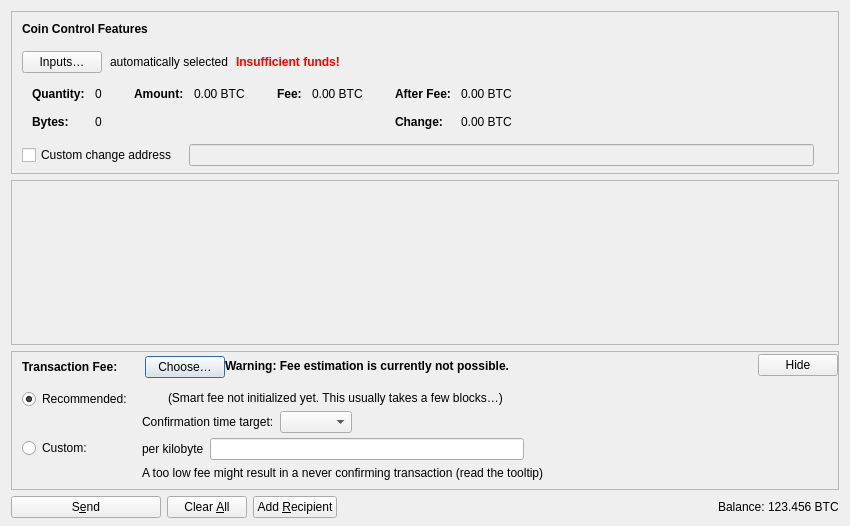
<?xml version="1.0" encoding="UTF-8"?>
<ui version="4.0">
 <class>SendCoinsDialog</class>
 <widget class="QDialog" name="SendCoinsDialog">
  <property name="geometry">
   <rect>
    <x>0</x>
    <y>0</y>
    <width>850</width>
    <height>526</height>
   </rect>
  </property>
  <property name="windowTitle">
   <string>Send Coins</string>
  </property>
  <layout class="QVBoxLayout" name="verticalLayout" stretch="0,1,0,0">
   <property name="bottomMargin">
    <number>8</number>
   </property>
   <item>
    <widget class="QFrame" name="frameCoinControl">
     <property name="sizePolicy">
      <sizepolicy hsizetype="Expanding" vsizetype="Expanding">
       <horstretch>0</horstretch>
       <verstretch>0</verstretch>
      </sizepolicy>
     </property>
     <property name="maximumSize">
      <size>
       <width>16777215</width>
       <height>16777215</height>
      </size>
     </property>
     <property name="frameShape">
      <enum>QFrame::StyledPanel</enum>
     </property>
     <property name="frameShadow">
      <enum>QFrame::Sunken</enum>
     </property>
     <layout class="QVBoxLayout" name="verticalLayoutCoinControl2">
      <property name="spacing">
       <number>0</number>
      </property>
      <property name="leftMargin">
       <number>0</number>
      </property>
      <property name="topMargin">
       <number>0</number>
      </property>
      <property name="rightMargin">
       <number>0</number>
      </property>
      <property name="bottomMargin">
       <number>6</number>
      </property>
      <item>
       <layout class="QVBoxLayout" name="verticalLayoutCoinControl" stretch="0,0,0,0,1">
        <property name="spacing">
         <number>0</number>
        </property>
        <property name="leftMargin">
         <number>10</number>
        </property>
        <property name="topMargin">
         <number>10</number>
        </property>
        <item>
         <layout class="QHBoxLayout" name="horizontalLayoutCoinControl1">
          <property name="bottomMargin">
           <number>15</number>
          </property>
          <item>
           <widget class="QLabel" name="labelCoinControlFeatures">
            <property name="sizePolicy">
             <sizepolicy hsizetype="Preferred" vsizetype="Maximum">
              <horstretch>0</horstretch>
              <verstretch>0</verstretch>
             </sizepolicy>
            </property>
            <property name="font">
             <font>
              <weight>75</weight>
              <bold>true</bold>
             </font>
            </property>
            <property name="styleSheet">
             <string notr="true">font-weight:bold;</string>
            </property>
            <property name="text">
             <string>Coin Control Features</string>
            </property>
           </widget>
          </item>
         </layout>
        </item>
        <item>
         <layout class="QHBoxLayout" name="horizontalLayoutCoinControl2" stretch="0,0,0,0">
          <property name="spacing">
           <number>8</number>
          </property>
          <property name="bottomMargin">
           <number>10</number>
          </property>
          <item>
           <widget class="QPushButton" name="pushButtonCoinControl">
            <property name="styleSheet">
             <string notr="true"/>
            </property>
            <property name="text">
             <string>Inputs…</string>
            </property>
            <property name="autoDefault">
             <bool>false</bool>
            </property>
           </widget>
          </item>
          <item>
           <widget class="QLabel" name="labelCoinControlAutomaticallySelected">
            <property name="text">
             <string>automatically selected</string>
            </property>
            <property name="margin">
             <number>5</number>
            </property>
           </widget>
          </item>
          <item>
           <widget class="QLabel" name="labelCoinControlInsuffFunds">
            <property name="font">
             <font>
              <weight>75</weight>
              <bold>true</bold>
             </font>
            </property>
            <property name="styleSheet">
             <string notr="true">color:red;font-weight:bold;</string>
            </property>
            <property name="text">
             <string>Insufficient funds!</string>
            </property>
            <property name="margin">
             <number>5</number>
            </property>
           </widget>
          </item>
          <item>
           <spacer name="horizontalSpacerCoinControl">
            <property name="orientation">
             <enum>Qt::Horizontal</enum>
            </property>
            <property name="sizeHint" stdset="0">
             <size>
              <width>40</width>
              <height>1</height>
             </size>
            </property>
           </spacer>
          </item>
         </layout>
        </item>
        <item>
         <widget class="QWidget" name="widgetCoinControl" native="true">
          <property name="sizePolicy">
           <sizepolicy hsizetype="Preferred" vsizetype="Preferred">
            <horstretch>0</horstretch>
            <verstretch>0</verstretch>
           </sizepolicy>
          </property>
          <property name="minimumSize">
           <size>
            <width>0</width>
            <height>0</height>
           </size>
          </property>
          <property name="styleSheet">
           <string notr="true"/>
          </property>
          <layout class="QHBoxLayout" name="horizontalLayoutCoinControl5">
           <property name="leftMargin">
            <number>0</number>
           </property>
           <property name="topMargin">
            <number>0</number>
           </property>
           <property name="rightMargin">
            <number>0</number>
           </property>
           <property name="bottomMargin">
            <number>0</number>
           </property>
           <item>
            <layout class="QHBoxLayout" name="horizontalLayoutCoinControl3" stretch="0,0,0,1">
             <property name="spacing">
              <number>20</number>
             </property>
             <property name="topMargin">
              <number>0</number>
             </property>
             <property name="bottomMargin">
              <number>10</number>
             </property>
             <item>
              <layout class="QFormLayout" name="formLayoutCoinControl1">
               <property name="labelAlignment">
                <set>Qt::AlignLeft|Qt::AlignVCenter</set>
               </property>
               <property name="horizontalSpacing">
                <number>10</number>
               </property>
               <property name="verticalSpacing">
                <number>14</number>
               </property>
               <property name="leftMargin">
                <number>10</number>
               </property>
               <property name="topMargin">
                <number>4</number>
               </property>
               <property name="rightMargin">
                <number>6</number>
               </property>
               <item row="0" column="0">
                <widget class="QLabel" name="labelCoinControlQuantityText">
                 <property name="font">
                  <font>
                   <weight>75</weight>
                   <bold>true</bold>
                  </font>
                 </property>
                 <property name="text">
                  <string>Quantity:</string>
                 </property>
                 <property name="margin">
                  <number>0</number>
                 </property>
                </widget>
               </item>
               <item row="0" column="1">
                <widget class="QLabel" name="labelCoinControlQuantity">
                 <property name="cursor">
                  <cursorShape>IBeamCursor</cursorShape>
                 </property>
                 <property name="contextMenuPolicy">
                  <enum>Qt::ActionsContextMenu</enum>
                 </property>
                 <property name="text">
                  <string notr="true">0</string>
                 </property>
                 <property name="margin">
                  <number>0</number>
                 </property>
                 <property name="textInteractionFlags">
                  <set>Qt::LinksAccessibleByMouse|Qt::TextSelectableByKeyboard|Qt::TextSelectableByMouse</set>
                 </property>
                </widget>
               </item>
               <item row="1" column="0">
                <widget class="QLabel" name="labelCoinControlBytesText">
                 <property name="font">
                  <font>
                   <weight>75</weight>
                   <bold>true</bold>
                  </font>
                 </property>
                 <property name="text">
                  <string>Bytes:</string>
                 </property>
                </widget>
               </item>
               <item row="1" column="1">
                <widget class="QLabel" name="labelCoinControlBytes">
                 <property name="cursor">
                  <cursorShape>IBeamCursor</cursorShape>
                 </property>
                 <property name="contextMenuPolicy">
                  <enum>Qt::ActionsContextMenu</enum>
                 </property>
                 <property name="text">
                  <string notr="true">0</string>
                 </property>
                 <property name="textInteractionFlags">
                  <set>Qt::LinksAccessibleByMouse|Qt::TextSelectableByKeyboard|Qt::TextSelectableByMouse</set>
                 </property>
                </widget>
               </item>
              </layout>
             </item>
             <item>
              <layout class="QFormLayout" name="formLayoutCoinControl2">
               <property name="horizontalSpacing">
                <number>10</number>
               </property>
               <property name="verticalSpacing">
                <number>14</number>
               </property>
               <property name="leftMargin">
                <number>6</number>
               </property>
               <property name="topMargin">
                <number>4</number>
               </property>
               <property name="rightMargin">
                <number>6</number>
               </property>
               <item row="0" column="0">
                <widget class="QLabel" name="labelCoinControlAmountText">
                 <property name="font">
                  <font>
                   <weight>75</weight>
                   <bold>true</bold>
                  </font>
                 </property>
                 <property name="text">
                  <string>Amount:</string>
                 </property>
                 <property name="margin">
                  <number>0</number>
                 </property>
                </widget>
               </item>
               <item row="0" column="1">
                <widget class="QLabel" name="labelCoinControlAmount">
                 <property name="cursor">
                  <cursorShape>IBeamCursor</cursorShape>
                 </property>
                 <property name="contextMenuPolicy">
                  <enum>Qt::ActionsContextMenu</enum>
                 </property>
                 <property name="text">
                  <string notr="true">0.00 BTC</string>
                 </property>
                 <property name="textInteractionFlags">
                  <set>Qt::LinksAccessibleByMouse|Qt::TextSelectableByKeyboard|Qt::TextSelectableByMouse</set>
                 </property>
                </widget>
               </item>
              </layout>
             </item>
             <item>
              <layout class="QFormLayout" name="formLayoutCoinControl3">
               <property name="horizontalSpacing">
                <number>10</number>
               </property>
               <property name="verticalSpacing">
                <number>14</number>
               </property>
               <property name="leftMargin">
                <number>6</number>
               </property>
               <property name="topMargin">
                <number>4</number>
               </property>
               <property name="rightMargin">
                <number>6</number>
               </property>
               <item row="0" column="0">
                <widget class="QLabel" name="labelCoinControlFeeText">
                 <property name="font">
                  <font>
                   <weight>75</weight>
                   <bold>true</bold>
                  </font>
                 </property>
                 <property name="text">
                  <string>Fee:</string>
                 </property>
                 <property name="margin">
                  <number>0</number>
                 </property>
                </widget>
               </item>
               <item row="0" column="1">
                <widget class="QLabel" name="labelCoinControlFee">
                 <property name="cursor">
                  <cursorShape>IBeamCursor</cursorShape>
                 </property>
                 <property name="contextMenuPolicy">
                  <enum>Qt::ActionsContextMenu</enum>
                 </property>
                 <property name="text">
                  <string notr="true">0.00 BTC</string>
                 </property>
                 <property name="textInteractionFlags">
                  <set>Qt::LinksAccessibleByMouse|Qt::TextSelectableByKeyboard|Qt::TextSelectableByMouse</set>
                 </property>
                </widget>
               </item>
              </layout>
             </item>
             <item>
              <layout class="QFormLayout" name="formLayoutCoinControl4">
               <property name="labelAlignment">
                <set>Qt::AlignLeft|Qt::AlignVCenter</set>
               </property>
               <property name="horizontalSpacing">
                <number>10</number>
               </property>
               <property name="verticalSpacing">
                <number>14</number>
               </property>
               <property name="leftMargin">
                <number>6</number>
               </property>
               <property name="topMargin">
                <number>4</number>
               </property>
               <property name="rightMargin">
                <number>6</number>
               </property>
               <item row="0" column="0">
                <widget class="QLabel" name="labelCoinControlAfterFeeText">
                 <property name="font">
                  <font>
                   <weight>75</weight>
                   <bold>true</bold>
                  </font>
                 </property>
                 <property name="text">
                  <string>After Fee:</string>
                 </property>
                 <property name="margin">
                  <number>0</number>
                 </property>
                </widget>
               </item>
               <item row="0" column="1">
                <widget class="QLabel" name="labelCoinControlAfterFee">
                 <property name="cursor">
                  <cursorShape>IBeamCursor</cursorShape>
                 </property>
                 <property name="contextMenuPolicy">
                  <enum>Qt::ActionsContextMenu</enum>
                 </property>
                 <property name="text">
                  <string notr="true">0.00 BTC</string>
                 </property>
                 <property name="textInteractionFlags">
                  <set>Qt::LinksAccessibleByMouse|Qt::TextSelectableByKeyboard|Qt::TextSelectableByMouse</set>
                 </property>
                </widget>
               </item>
               <item row="1" column="0">
                <widget class="QLabel" name="labelCoinControlChangeText">
                 <property name="font">
                  <font>
                   <weight>75</weight>
                   <bold>true</bold>
                  </font>
                 </property>
                 <property name="text">
                  <string>Change:</string>
                 </property>
                </widget>
               </item>
               <item row="1" column="1">
                <widget class="QLabel" name="labelCoinControlChange">
                 <property name="cursor">
                  <cursorShape>IBeamCursor</cursorShape>
                 </property>
                 <property name="contextMenuPolicy">
                  <enum>Qt::ActionsContextMenu</enum>
                 </property>
                 <property name="text">
                  <string notr="true">0.00 BTC</string>
                 </property>
                 <property name="textInteractionFlags">
                  <set>Qt::LinksAccessibleByMouse|Qt::TextSelectableByKeyboard|Qt::TextSelectableByMouse</set>
                 </property>
                </widget>
               </item>
              </layout>
             </item>
            </layout>
           </item>
          </layout>
         </widget>
        </item>
        <item>
         <layout class="QHBoxLayout" name="horizontalLayoutCoinControl4" stretch="0,0,0">
          <property name="spacing">
           <number>12</number>
          </property>
          <property name="sizeConstraint">
           <enum>QLayout::SetDefaultConstraint</enum>
          </property>
          <property name="topMargin">
           <number>5</number>
          </property>
          <property name="rightMargin">
           <number>5</number>
          </property>
          <item>
           <widget class="QCheckBox" name="checkBoxCoinControlChange">
            <property name="toolTip">
             <string>If this is activated, but the change address is empty or invalid, change will be sent to a newly generated address.</string>
            </property>
            <property name="text">
             <string>Custom change address</string>
            </property>
           </widget>
          </item>
          <item>
           <widget class="QValidatedLineEdit" name="lineEditCoinControlChange">
            <property name="enabled">
             <bool>false</bool>
            </property>
            <property name="sizePolicy">
             <sizepolicy hsizetype="Expanding" vsizetype="Fixed">
              <horstretch>0</horstretch>
              <verstretch>0</verstretch>
             </sizepolicy>
            </property>
           </widget>
          </item>
          <item>
           <widget class="QLabel" name="labelCoinControlChangeLabel">
            <property name="sizePolicy">
             <sizepolicy hsizetype="Preferred" vsizetype="Expanding">
              <horstretch>0</horstretch>
              <verstretch>0</verstretch>
             </sizepolicy>
            </property>
            <property name="minimumSize">
             <size>
              <width>0</width>
              <height>0</height>
             </size>
            </property>
            <property name="text">
             <string/>
            </property>
            <property name="margin">
             <number>3</number>
            </property>
           </widget>
          </item>
         </layout>
        </item>
        <item>
         <spacer name="verticalSpacerCoinControl">
          <property name="orientation">
           <enum>Qt::Vertical</enum>
          </property>
          <property name="sizeHint" stdset="0">
           <size>
            <width>800</width>
            <height>1</height>
           </size>
          </property>
         </spacer>
        </item>
       </layout>
      </item>
     </layout>
    </widget>
   </item>
   <item>
    <widget class="QScrollArea" name="scrollArea">
     <property name="widgetResizable">
      <bool>true</bool>
     </property>
     <widget class="QWidget" name="scrollAreaWidgetContents">
      <property name="geometry">
       <rect>
        <x>0</x>
        <y>0</y>
        <width>830</width>
        <height>104</height>
       </rect>
      </property>
      <layout class="QVBoxLayout" name="verticalLayout_2" stretch="0,1">
       <property name="leftMargin">
        <number>0</number>
       </property>
       <property name="topMargin">
        <number>0</number>
       </property>
       <property name="rightMargin">
        <number>0</number>
       </property>
       <property name="bottomMargin">
        <number>0</number>
       </property>
       <item>
        <layout class="QVBoxLayout" name="entries">
         <property name="spacing">
          <number>6</number>
         </property>
        </layout>
       </item>
       <item>
        <spacer name="verticalSpacer">
         <property name="orientation">
          <enum>Qt::Vertical</enum>
         </property>
         <property name="sizeHint" stdset="0">
          <size>
           <width>20</width>
           <height>40</height>
          </size>
         </property>
        </spacer>
       </item>
      </layout>
     </widget>
    </widget>
   </item>
   <item>
    <widget class="QFrame" name="frameFee">
     <property name="sizePolicy">
      <sizepolicy hsizetype="Expanding" vsizetype="Expanding">
       <horstretch>0</horstretch>
       <verstretch>0</verstretch>
      </sizepolicy>
     </property>
     <property name="maximumSize">
      <size>
       <width>16777215</width>
       <height>16777215</height>
      </size>
     </property>
     <property name="frameShape">
      <enum>QFrame::StyledPanel</enum>
     </property>
     <property name="frameShadow">
      <enum>QFrame::Sunken</enum>
     </property>
     <layout class="QVBoxLayout" name="verticalLayoutFee1">
      <property name="spacing">
       <number>0</number>
      </property>
      <property name="leftMargin">
       <number>0</number>
      </property>
      <property name="topMargin">
       <number>0</number>
      </property>
      <property name="rightMargin">
       <number>0</number>
      </property>
      <property name="bottomMargin">
       <number>0</number>
      </property>
      <item>
       <layout class="QVBoxLayout" name="verticalLayoutFee2" stretch="0,0,0">
        <property name="spacing">
         <number>0</number>
        </property>
        <property name="leftMargin">
         <number>10</number>
        </property>
        <property name="topMargin">
         <number>0</number>
        </property>
        <item>
         <layout class="QHBoxLayout" name="horizontalLayoutFee1">
          <property name="bottomMargin">
           <number>0</number>
          </property>
          <item>
           <layout class="QVBoxLayout" name="verticalLayoutFee7">
            <property name="spacing">
             <number>0</number>
            </property>
            <item>
             <spacer name="verticalSpacerSmartFee">
              <property name="orientation">
               <enum>Qt::Vertical</enum>
              </property>
              <property name="sizeType">
               <enum>QSizePolicy::Fixed</enum>
              </property>
              <property name="sizeHint" stdset="0">
               <size>
                <width>1</width>
                <height>4</height>
               </size>
              </property>
             </spacer>
            </item>
            <item>
             <layout class="QHBoxLayout" name="horizontalLayoutSmartFee">
              <property name="spacing">
               <number>10</number>
              </property>
              <item>
               <widget class="QLabel" name="labelFeeHeadline">
                <property name="sizePolicy">
                 <sizepolicy hsizetype="Preferred" vsizetype="Maximum">
                  <horstretch>0</horstretch>
                  <verstretch>0</verstretch>
                 </sizepolicy>
                </property>
                <property name="font">
                 <font>
                  <weight>75</weight>
                  <bold>true</bold>
                 </font>
                </property>
                <property name="styleSheet">
                 <string notr="true">font-weight:bold;</string>
                </property>
                <property name="text">
                 <string>Transaction Fee:</string>
                </property>
               </widget>
              </item>
              <item>
               <widget class="QLabel" name="labelFeeMinimized">
                <property name="text">
                 <string/>
                </property>
               </widget>
              </item>
              <item>
               <widget class="QPushButton" name="buttonChooseFee">
                <property name="text">
                 <string>Choose…</string>
                </property>
               </widget>
              </item>
             </layout>
            </item>
            <item>
             <spacer name="verticalSpacer_5">
              <property name="orientation">
               <enum>Qt::Vertical</enum>
              </property>
              <property name="sizeHint" stdset="0">
               <size>
                <width>1</width>
                <height>1</height>
               </size>
              </property>
             </spacer>
            </item>
           </layout>
          </item>
          <item>
           <widget class="QLabel" name="fallbackFeeWarningLabel">
            <property name="toolTip">
             <string>Using the fallbackfee can result in sending a transaction that will take several hours or days (or never) to confirm. Consider choosing your fee manually or wait until you have validated the complete chain.</string>
            </property>
            <property name="font">
            <font>
                <weight>75</weight>
                <bold>true</bold>
            </font>
            </property>
            <property name="text">
             <string>Warning: Fee estimation is currently not possible.</string>
            </property>
            <property name="wordWrap">
             <bool>false</bool>
            </property>
           </widget>
          </item>
          <item>
           <spacer name="horizontalSpacer_4">
            <property name="orientation">
             <enum>Qt::Horizontal</enum>
            </property>
            <property name="sizeType">
             <enum>QSizePolicy::MinimumExpanding</enum>
            </property>
            <property name="sizeHint" stdset="0">
             <size>
              <width>40</width>
              <height>20</height>
             </size>
            </property>
           </spacer>
          </item>
          <item>
           <widget class="QPushButton" name="buttonMinimizeFee">
            <property name="toolTip">
             <string>Hide transaction fee settings</string>
            </property>
            <property name="text">
             <string>Hide</string>
            </property>
           </widget>
          </item>
         </layout>
        </item>
        <item>
         <widget class="QFrame" name="frameFeeSelection">
          <layout class="QVBoxLayout" name="verticalLayoutFee12">
           <property name="spacing">
            <number>0</number>
           </property>
           <property name="leftMargin">
            <number>0</number>
           </property>
           <property name="topMargin">
            <number>0</number>
           </property>
           <property name="rightMargin">
            <number>0</number>
           </property>
           <property name="bottomMargin">
            <number>0</number>
           </property>
           <item>
            <layout class="QGridLayout" name="gridLayoutFee">
             <property name="topMargin">
              <number>10</number>
             </property>
             <property name="bottomMargin">
              <number>4</number>
             </property>
             <property name="horizontalSpacing">
              <number>10</number>
             </property>
             <property name="verticalSpacing">
              <number>4</number>
             </property>
             <item row="1" column="1">
              <layout class="QVBoxLayout" name="verticalLayoutFee8">
               <property name="spacing">
                <number>6</number>
               </property>
               <item>
                <layout class="QHBoxLayout" name="horizontalLayoutFee13">
                 <item>
                  <widget class="QLabel" name="labelCustomPerKilobyte">
                   <property name="toolTip">
                    <string>Specify a custom fee per kB (1,000 bytes) of the transaction's virtual size.

Note:  Since the fee is calculated on a per-byte basis, a fee rate of "100 satoshis per kvB" for a transaction size of 500 virtual bytes (half of 1 kvB) would ultimately yield a fee of only 50 satoshis.</string>
                   </property>
                   <property name="text">
                    <string>per kilobyte</string>
                   </property>
                  </widget>
                 </item>
                 <item>
                  <widget class="KpopcoinAmountField" name="customFee"/>
                 </item>
                 <item>
                  <spacer name="horizontalSpacer_6">
                   <property name="orientation">
                    <enum>Qt::Horizontal</enum>
                   </property>
                   <property name="sizeHint" stdset="0">
                    <size>
                     <width>1</width>
                     <height>1</height>
                    </size>
                   </property>
                  </spacer>
                 </item>
                </layout>
               </item>
               <item>
                <layout class="QHBoxLayout" name="horizontalLayoutFee8">
                 <item>
                  <widget class="QLabel" name="labelCustomFeeWarning">
                   <property name="enabled">
                    <bool>true</bool>
                   </property>
                   <property name="toolTip">
                    <string>When there is less transaction volume than space in the blocks, miners as well as relaying nodes may enforce a minimum fee. Paying only this minimum fee is just fine, but be aware that this can result in a never confirming transaction once there is more demand for kpopcoin transactions than the network can process.</string>
                   </property>
                   <property name="text">
                    <string>A too low fee might result in a never confirming transaction (read the tooltip)</string>
                   </property>
                  </widget>
                 </item>
                 <item>
                  <spacer name="horizontalSpacer_2">
                   <property name="orientation">
                    <enum>Qt::Horizontal</enum>
                   </property>
                   <property name="sizeHint" stdset="0">
                    <size>
                     <width>1</width>
                     <height>1</height>
                    </size>
                   </property>
                  </spacer>
                 </item>
                </layout>
               </item>
              </layout>
             </item>
             <item row="0" column="0">
              <layout class="QVBoxLayout" name="verticalLayoutFee4" stretch="0,1">
               <item>
                <widget class="QRadioButton" name="radioSmartFee">
                 <property name="text">
                  <string>Recommended:</string>
                 </property>
                 <property name="checked">
                  <bool>true</bool>
                 </property>
                 <attribute name="buttonGroup">
                  <string notr="true">groupFee</string>
                 </attribute>
                </widget>
               </item>
               <item>
                <spacer name="verticalSpacer_2">
                 <property name="orientation">
                  <enum>Qt::Vertical</enum>
                 </property>
                 <property name="sizeHint" stdset="0">
                  <size>
                   <width>1</width>
                   <height>1</height>
                  </size>
                 </property>
                </spacer>
               </item>
              </layout>
             </item>
             <item row="1" column="0">
              <layout class="QVBoxLayout" name="verticalLayoutFee9" stretch="0,1">
               <item>
                <widget class="QRadioButton" name="radioCustomFee">
                 <property name="text">
                  <string>Custom:</string>
                 </property>
                 <attribute name="buttonGroup">
                  <string notr="true">groupFee</string>
                 </attribute>
                </widget>
               </item>
               <item>
                <spacer name="verticalSpacer_6">
                 <property name="orientation">
                  <enum>Qt::Vertical</enum>
                 </property>
                 <property name="sizeHint" stdset="0">
                  <size>
                   <width>1</width>
                   <height>1</height>
                  </size>
                 </property>
                </spacer>
               </item>
              </layout>
             </item>
             <item row="0" column="1">
              <layout class="QVBoxLayout" name="verticalLayoutFee3" stretch="0,0,1">
               <property name="spacing">
                <number>6</number>
               </property>
               <property name="topMargin">
                <number>2</number>
               </property>
               <item>
                <layout class="QHBoxLayout" name="horizontalLayoutFee12">
                 <item>
                  <widget class="QLabel" name="labelSmartFee">
                   <property name="text">
                    <string/>
                   </property>
                  </widget>
                 </item>
                 <item>
                  <widget class="QLabel" name="labelFeeEstimation">
                   <property name="text">
                    <string/>
                   </property>
                  </widget>
                 </item>
                 <item>
                  <widget class="QLabel" name="labelSmartFee2">
                   <property name="text">
                    <string>(Smart fee not initialized yet. This usually takes a few blocks…)</string>
                   </property>
                  </widget>
                 </item>
                 <item>
                  <spacer name="horizontalSpacer_5">
                   <property name="orientation">
                    <enum>Qt::Horizontal</enum>
                   </property>
                   <property name="sizeHint" stdset="0">
                    <size>
                     <width>1</width>
                     <height>1</height>
                    </size>
                   </property>
                  </spacer>
                 </item>
                </layout>
               </item>
               <item>
                <layout class="QHBoxLayout" name="horizontalLayoutFee9">
                 <item>
                  <layout class="QVBoxLayout" name="verticalLayoutFee6">
                   <item>
                    <widget class="QLabel" name="labelSmartFee3">
                     <property name="text">
                      <string>Confirmation time target:</string>
                     </property>
                    </widget>
                   </item>
                  </layout>
                 </item>
                 <item>
                  <layout class="QVBoxLayout" name="verticalLayoutFee5">
                   <property name="rightMargin">
                    <number>30</number>
                   </property>
                   <item>
                    <layout class="QHBoxLayout" name="horizontalLayoutConfTarget">
                     <property name="bottomMargin">
                      <number>0</number>
                     </property>
                     <item>
                      <widget class="QComboBox" name="confTargetSelector"/>
                     </item>
                     <item>
                      <spacer name="horizontalSpacerConfTarget">
                       <property name="orientation">
                        <enum>Qt::Horizontal</enum>
                       </property>
                       <property name="sizeHint" stdset="0">
                        <size>
                         <width>40</width>
                         <height>20</height>
                        </size>
                       </property>
                      </spacer>
                     </item>
                    </layout>
                   </item>
                  </layout>
                 </item>
                </layout>
               </item>
               <item>
                <spacer name="verticalSpacer_4">
                 <property name="orientation">
                  <enum>Qt::Vertical</enum>
                 </property>
                 <property name="sizeHint" stdset="0">
                  <size>
                   <width>1</width>
                   <height>1</height>
                  </size>
                 </property>
                </spacer>
               </item>
              </layout>
             </item>
            </layout>
           </item>
          </layout>
         </widget>
        </item>
        <item>
         <spacer name="verticalSpacerFee">
          <property name="orientation">
           <enum>Qt::Vertical</enum>
          </property>
          <property name="sizeHint" stdset="0">
           <size>
            <width>40</width>
            <height>5</height>
           </size>
          </property>
         </spacer>
        </item>
       </layout>
      </item>
     </layout>
    </widget>
   </item>
   <item>
    <layout class="QHBoxLayout" name="horizontalLayout">
     <item>
      <widget class="QPushButton" name="sendButton">
       <property name="minimumSize">
        <size>
         <width>150</width>
         <height>0</height>
        </size>
       </property>
       <property name="toolTip">
        <string>Confirm the send action</string>
       </property>
       <property name="text">
        <string>S&amp;end</string>
       </property>
       <property name="icon">
        <iconset resource="../kpopcoin.qrc">
         <normaloff>:/icons/send</normaloff>:/icons/send</iconset>
       </property>
       <property name="autoDefault">
        <bool>false</bool>
       </property>
       <property name="default">
        <bool>false</bool>
       </property>
      </widget>
     </item>
     <item>
      <widget class="QPushButton" name="clearButton">
       <property name="sizePolicy">
        <sizepolicy hsizetype="Minimum" vsizetype="Fixed">
         <horstretch>0</horstretch>
         <verstretch>0</verstretch>
        </sizepolicy>
       </property>
       <property name="toolTip">
        <string>Clear all fields of the form.</string>
       </property>
       <property name="text">
        <string>Clear &amp;All</string>
       </property>
       <property name="icon">
        <iconset resource="../kpopcoin.qrc">
         <normaloff>:/icons/remove</normaloff>:/icons/remove</iconset>
       </property>
       <property name="autoDefault">
        <bool>false</bool>
       </property>
      </widget>
     </item>
     <item>
      <widget class="QPushButton" name="addButton">
       <property name="toolTip">
        <string>Send to multiple recipients at once</string>
       </property>
       <property name="text">
        <string>Add &amp;Recipient</string>
       </property>
       <property name="icon">
        <iconset resource="../kpopcoin.qrc">
         <normaloff>:/icons/add</normaloff>:/icons/add</iconset>
       </property>
       <property name="autoDefault">
        <bool>false</bool>
       </property>
      </widget>
     </item>
     <item>
      <spacer name="horizontalSpacer">
       <property name="orientation">
        <enum>Qt::Horizontal</enum>
       </property>
       <property name="sizeHint" stdset="0">
        <size>
         <width>40</width>
         <height>20</height>
        </size>
       </property>
      </spacer>
     </item>
     <item>
      <layout class="QHBoxLayout" name="horizontalLayout_2">
       <property name="spacing">
        <number>3</number>
       </property>
       <item>
        <widget class="QLabel" name="labelBalanceName">
         <property name="sizePolicy">
          <sizepolicy hsizetype="Preferred" vsizetype="Fixed">
           <horstretch>0</horstretch>
           <verstretch>0</verstretch>
          </sizepolicy>
         </property>
         <property name="text">
          <string>Balance:</string>
         </property>
        </widget>
       </item>
       <item>
        <widget class="QLabel" name="labelBalance">
         <property name="sizePolicy">
          <sizepolicy hsizetype="Preferred" vsizetype="Fixed">
           <horstretch>0</horstretch>
           <verstretch>0</verstretch>
          </sizepolicy>
         </property>
         <property name="cursor">
          <cursorShape>IBeamCursor</cursorShape>
         </property>
         <property name="text">
          <string notr="true">123.456 BTC</string>
         </property>
         <property name="textInteractionFlags">
          <set>Qt::LinksAccessibleByMouse|Qt::TextSelectableByKeyboard|Qt::TextSelectableByMouse</set>
         </property>
        </widget>
       </item>
      </layout>
     </item>
    </layout>
   </item>
  </layout>
 </widget>
 <customwidgets>
  <customwidget>
   <class>QValidatedLineEdit</class>
   <extends>QLineEdit</extends>
   <header>qt/qvalidatedlineedit.h</header>
  </customwidget>
  <customwidget>
   <class>KpopcoinAmountField</class>
   <extends>QLineEdit</extends>
   <header>qt/kpopcoinamountfield.h</header>
   <container>1</container>
  </customwidget>
 </customwidgets>
 <resources>
  <include location="../kpopcoin.qrc"/>
 </resources>
 <connections/>
 <buttongroups>
  <buttongroup name="groupFee"/>
 </buttongroups>
</ui>
